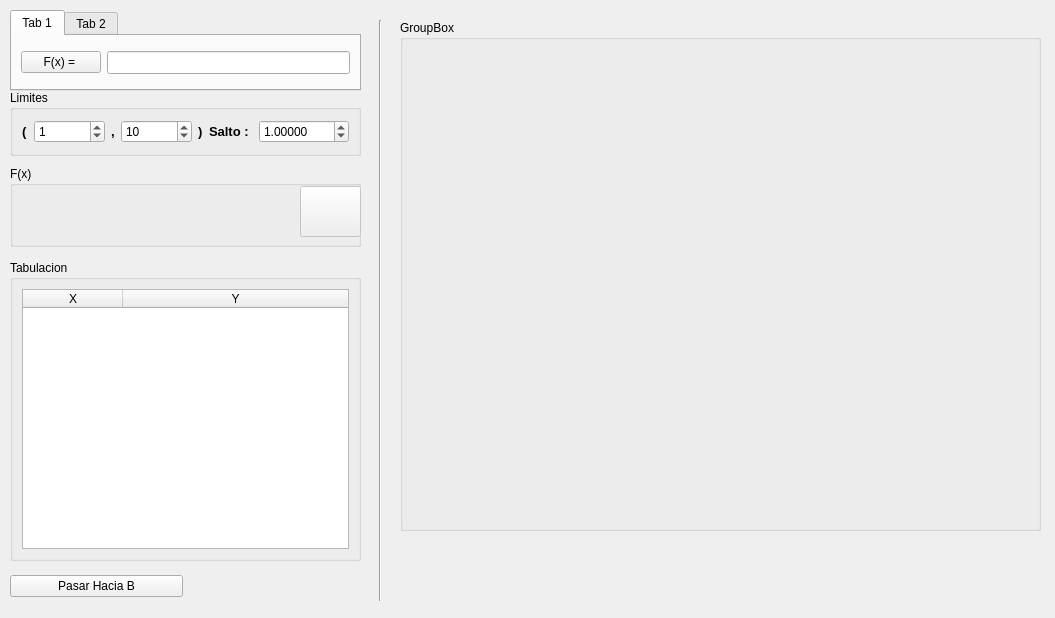
<?xml version="1.0" encoding="UTF-8"?>
<ui version="4.0">
 <class>GraficarFuncion</class>
 <widget class="QDialog" name="GraficarFuncion">
  <property name="geometry">
   <rect>
    <x>0</x>
    <y>0</y>
    <width>1055</width>
    <height>618</height>
   </rect>
  </property>
  <property name="windowTitle">
   <string>Dialog</string>
  </property>
  <widget class="QGroupBox" name="groupBox_2">
   <property name="geometry">
    <rect>
     <x>10</x>
     <y>90</y>
     <width>351</width>
     <height>66</height>
    </rect>
   </property>
   <property name="title">
    <string>Limites</string>
   </property>
   <layout class="QGridLayout" name="gridLayout_2">
    <item row="0" column="0">
     <layout class="QHBoxLayout" name="horizontalLayout_2">
      <item>
       <widget class="QLabel" name="label">
        <property name="text">
         <string>&lt;html&gt;&lt;head/&gt;&lt;body&gt;&lt;p&gt;&lt;span style=&quot; font-size:10pt; font-weight:600;&quot;&gt;(&lt;/span&gt;&lt;/p&gt;&lt;/body&gt;&lt;/html&gt;</string>
        </property>
       </widget>
      </item>
      <item>
       <widget class="QSpinBox" name="li">
        <property name="minimum">
         <number>-100000</number>
        </property>
        <property name="maximum">
         <number>100000</number>
        </property>
        <property name="value">
         <number>1</number>
        </property>
       </widget>
      </item>
      <item>
       <widget class="QLabel" name="label_2">
        <property name="text">
         <string>&lt;html&gt;&lt;head/&gt;&lt;body&gt;&lt;p&gt;&lt;span style=&quot; font-size:10pt; font-weight:600;&quot;&gt;,&lt;/span&gt;&lt;/p&gt;&lt;/body&gt;&lt;/html&gt;</string>
        </property>
       </widget>
      </item>
      <item>
       <widget class="QSpinBox" name="ls">
        <property name="minimum">
         <number>-100000</number>
        </property>
        <property name="maximum">
         <number>100000</number>
        </property>
        <property name="value">
         <number>10</number>
        </property>
       </widget>
      </item>
      <item>
       <widget class="QLabel" name="label_3">
        <property name="text">
         <string>&lt;html&gt;&lt;head/&gt;&lt;body&gt;&lt;p&gt;&lt;span style=&quot; font-size:10pt; font-weight:600;&quot;&gt;)&lt;/span&gt;&lt;/p&gt;&lt;/body&gt;&lt;/html&gt;</string>
        </property>
       </widget>
      </item>
      <item>
       <widget class="QLabel" name="label_4">
        <property name="text">
         <string>&lt;html&gt;&lt;head/&gt;&lt;body&gt;&lt;p&gt;&lt;span style=&quot; font-size:10pt; font-weight:600;&quot;&gt;Salto : &lt;/span&gt;&lt;/p&gt;&lt;/body&gt;&lt;/html&gt;</string>
        </property>
       </widget>
      </item>
      <item>
       <widget class="QDoubleSpinBox" name="s">
        <property name="decimals">
         <number>5</number>
        </property>
        <property name="minimum">
         <double>-0.000010000000000</double>
        </property>
        <property name="maximum">
         <double>100000.000000000000000</double>
        </property>
        <property name="value">
         <double>1.000000000000000</double>
        </property>
       </widget>
      </item>
     </layout>
    </item>
   </layout>
  </widget>
  <widget class="QGroupBox" name="groupBox_3">
   <property name="geometry">
    <rect>
     <x>10</x>
     <y>166</y>
     <width>351</width>
     <height>81</height>
    </rect>
   </property>
   <property name="title">
    <string>F(x)</string>
   </property>
   <widget class="QLabel" name="funcion">
    <property name="geometry">
     <rect>
      <x>14</x>
      <y>27</y>
      <width>261</width>
      <height>31</height>
     </rect>
    </property>
    <property name="font">
     <font>
      <family>Arial</family>
      <pointsize>14</pointsize>
      <weight>75</weight>
      <bold>true</bold>
     </font>
    </property>
    <property name="text">
     <string/>
    </property>
   </widget>
   <widget class="QPushButton" name="vEcuacion">
    <property name="enabled">
     <bool>false</bool>
    </property>
    <property name="geometry">
     <rect>
      <x>290</x>
      <y>20</y>
      <width>61</width>
      <height>51</height>
     </rect>
    </property>
    <property name="toolTip">
     <string>La Funcion es Correcta??</string>
    </property>
    <property name="text">
     <string/>
    </property>
    <property name="icon">
     <iconset resource="iconos.qrc">
      <normaloff>:/new/prefix1/iconos/aprobacion.png</normaloff>:/new/prefix1/iconos/aprobacion.png</iconset>
    </property>
    <property name="flat">
     <bool>false</bool>
    </property>
   </widget>
  </widget>
  <widget class="QGroupBox" name="groupBox_4">
   <property name="geometry">
    <rect>
     <x>10</x>
     <y>260</y>
     <width>351</width>
     <height>301</height>
    </rect>
   </property>
   <property name="title">
    <string>Tabulacion</string>
   </property>
   <layout class="QGridLayout" name="gridLayout_4">
    <item row="0" column="0">
     <widget class="QTableWidget" name="tabulacion">
      <attribute name="horizontalHeaderStretchLastSection">
       <bool>true</bool>
      </attribute>
      <attribute name="verticalHeaderVisible">
       <bool>false</bool>
      </attribute>
      <column>
       <property name="text">
        <string>X</string>
       </property>
      </column>
      <column>
       <property name="text">
        <string>Y</string>
       </property>
      </column>
     </widget>
    </item>
   </layout>
  </widget>
  <widget class="Line" name="line">
   <property name="geometry">
    <rect>
     <x>370</x>
     <y>20</y>
     <width>20</width>
     <height>581</height>
    </rect>
   </property>
   <property name="orientation">
    <enum>Qt::Vertical</enum>
   </property>
  </widget>
  <widget class="QWidget" name="layoutWidget">
   <property name="geometry">
    <rect>
     <x>10</x>
     <y>570</y>
     <width>351</width>
     <height>32</height>
    </rect>
   </property>
   <layout class="QHBoxLayout" name="horizontalLayout_4">
    <item>
     <widget class="QPushButton" name="PasarB">
      <property name="text">
       <string>Pasar Hacia B</string>
      </property>
     </widget>
    </item>
    <item>
     <widget class="QLabel" name="pasar">
      <property name="text">
       <string/>
      </property>
     </widget>
    </item>
   </layout>
  </widget>
  <widget class="QTabWidget" name="tabWidget">
   <property name="geometry">
    <rect>
     <x>10</x>
     <y>10</y>
     <width>351</width>
     <height>81</height>
    </rect>
   </property>
   <property name="currentIndex">
    <number>0</number>
   </property>
   <widget class="QWidget" name="tab">
    <attribute name="title">
     <string>Tab 1</string>
    </attribute>
    <layout class="QGridLayout" name="gridLayout_5">
     <item row="0" column="0">
      <layout class="QHBoxLayout" name="horizontalLayout">
       <item>
        <widget class="QPushButton" name="fx">
         <property name="text">
          <string>F(x) = </string>
         </property>
        </widget>
       </item>
       <item>
        <widget class="QLineEdit" name="ecuacion">
         <property name="font">
          <font>
           <pointsize>10</pointsize>
           <weight>75</weight>
           <bold>true</bold>
          </font>
         </property>
        </widget>
       </item>
      </layout>
     </item>
    </layout>
   </widget>
   <widget class="QWidget" name="tab_2">
    <attribute name="title">
     <string>Tab 2</string>
    </attribute>
    <layout class="QGridLayout" name="gridLayout">
     <item row="0" column="0">
      <widget class="QComboBox" name="funciones">
       <item>
        <property name="text">
         <string>Sen(x)</string>
        </property>
       </item>
       <item>
        <property name="text">
         <string>Cos(x)</string>
        </property>
       </item>
       <item>
        <property name="text">
         <string>Tan(x)</string>
        </property>
       </item>
       <item>
        <property name="text">
         <string>Cot(x)</string>
        </property>
       </item>
       <item>
        <property name="text">
         <string>Sec(x)</string>
        </property>
       </item>
       <item>
        <property name="text">
         <string>Csc(x)</string>
        </property>
       </item>
       <item>
        <property name="text">
         <string>e^x</string>
        </property>
       </item>
      </widget>
     </item>
    </layout>
   </widget>
  </widget>
  <widget class="QGroupBox" name="groupBox">
   <property name="geometry">
    <rect>
     <x>400</x>
     <y>20</y>
     <width>641</width>
     <height>511</height>
    </rect>
   </property>
   <property name="title">
    <string>GroupBox</string>
   </property>
   <layout class="QGridLayout" name="gridLayout_3">
    <item row="0" column="0">
     <widget class="QFrame" name="basePlot">
      <layout class="QHBoxLayout" name="horizontalLayout_3"/>
     </widget>
    </item>
   </layout>
  </widget>
  <widget class="QWidget" name="">
   <property name="geometry">
    <rect>
     <x>640</x>
     <y>540</y>
     <width>115</width>
     <height>29</height>
    </rect>
   </property>
   <layout class="QHBoxLayout" name="horizontalLayout_5">
    <item>
     <widget class="QPushButton" name="menos">
      <property name="text">
       <string/>
      </property>
      <property name="icon">
       <iconset resource="iconos.qrc">
        <normaloff>:/new/prefix1/iconos/simbolo-menor-que.png</normaloff>:/new/prefix1/iconos/simbolo-menor-que.png</iconset>
      </property>
      <property name="flat">
       <bool>true</bool>
      </property>
     </widget>
    </item>
    <item>
     <widget class="QPushButton" name="origen">
      <property name="text">
       <string/>
      </property>
      <property name="icon">
       <iconset resource="iconos.qrc">
        <normaloff>:/new/prefix1/iconos/marcador-de-posicion.png</normaloff>:/new/prefix1/iconos/marcador-de-posicion.png</iconset>
      </property>
      <property name="flat">
       <bool>true</bool>
      </property>
     </widget>
    </item>
    <item>
     <widget class="QPushButton" name="mas">
      <property name="text">
       <string/>
      </property>
      <property name="icon">
       <iconset resource="iconos.qrc">
        <normaloff>:/new/prefix1/iconos/mayor-que-el-simbolo.png</normaloff>:/new/prefix1/iconos/mayor-que-el-simbolo.png</iconset>
      </property>
      <property name="flat">
       <bool>true</bool>
      </property>
     </widget>
    </item>
   </layout>
  </widget>
 </widget>
 <resources>
  <include location="iconos.qrc"/>
 </resources>
 <connections/>
</ui>
